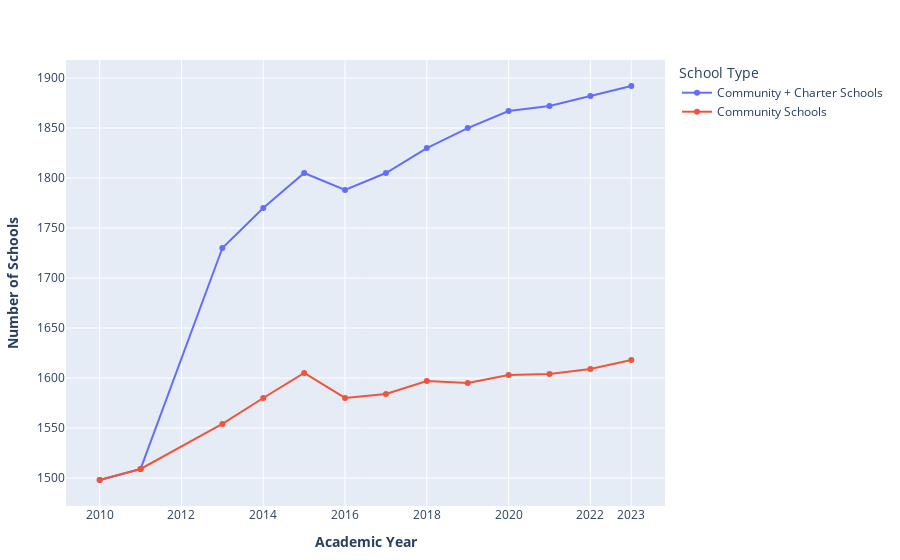

Notebook code for this chart:
### Code cell
import plotly.express as px

df = schools.load_school_demographics()
df[df.ay == df.ay.min()].dbn.nunique(), df[df.ay == df.ay.max()].dbn.nunique()
df["Community + Charter Schools"] = 1
df["Community Schools"] = 1
df["Charter Schools"] = 0
df.loc[df.district == 84, "Charter Schools"] = 1
df.loc[df.district == 84, "Community Schools"] = 0
data = df[["ay", "Community + Charter Schools", "Community Schools"]].groupby("ay").sum().reset_index()

data.rename(columns={"ay": "Academic Year"}, inplace=True)


data = data.melt(id_vars="Academic Year", var_name="School Type", value_name="Count")
data = data[data["Academic Year"] > 2009]
fig = px.line(
    data,
    x="Academic Year",
    y="Count",
    color="School Type",
    markers=True
)

fig.update_layout(
    xaxis=dict(
        title="<b>Academic Year</b>",
        tickmode="array",
        tickvals=list(range(2010, 2023, 2)) +  [2023]
    ),
    yaxis_title="<b>Number of Schools</b>",
    margin=dict(l=40, r=20, t=60, b=40)
)
fig.show()
fig.write_image("/home/mxc/Downloads/num-schools-by-type.svg", width=1600, height=1080)

### Figure 1 — Plotly figure (JSON) as saved in the notebook; plotly's stock layout.template omitted (floating-point values rounded to 4 significant figures)
{"data": [{"hovertemplate": "School Type=Community + Charter Schools<br>Academic Year=%{x}<br>Count=%{y}<extra></extra>", "legendgroup": "Community + Charter Schools", "line": {"color": "#636efa", "dash": "solid"}, "marker": {"symbol": "circle"}, "mode": "lines+markers", "name": "Community + Charter Schools", "orientation": "v", "showlegend": true, "type": "scatter", "x": [2010, 2011, 2013, 2014, 2015, 2016, 2017, 2018, 2019, 2020, 2021, 2022, 2023], "xaxis": "x", "y": [1498, 1509, 1730, 1770, 1805, 1788, 1805, 1830, 1850, 1867, 1872, 1882, 1892], "yaxis": "y"}, {"hovertemplate": "School Type=Community Schools<br>Academic Year=%{x}<br>Count=%{y}<extra></extra>", "legendgroup": "Community Schools", "line": {"color": "#EF553B", "dash": "solid"}, "marker": {"symbol": "circle"}, "mode": "lines+markers", "name": "Community Schools", "orientation": "v", "showlegend": true, "type": "scatter", "x": [2010, 2011, 2013, 2014, 2015, 2016, 2017, 2018, 2019, 2020, 2021, 2022, 2023], "xaxis": "x", "y": [1498, 1509, 1554, 1580, 1605, 1580, 1584, 1597, 1595, 1603, 1604, 1609, 1618], "yaxis": "y"}], "layout": {"legend": {"title": {"text": "School Type"}, "tracegroupgap": 0}, "margin": {"b": 40, "l": 40, "r": 20, "t": 60}, "xaxis": {"anchor": "y", "domain": [0, 1], "tickmode": "array", "tickvals": [2010, 2012, 2014, 2016, 2018, 2020, 2022, 2023], "title": {"text": "<b>Academic Year</b>"}}, "yaxis": {"anchor": "x", "domain": [0, 1], "title": {"text": "<b>Number of Schools</b>"}}}}
